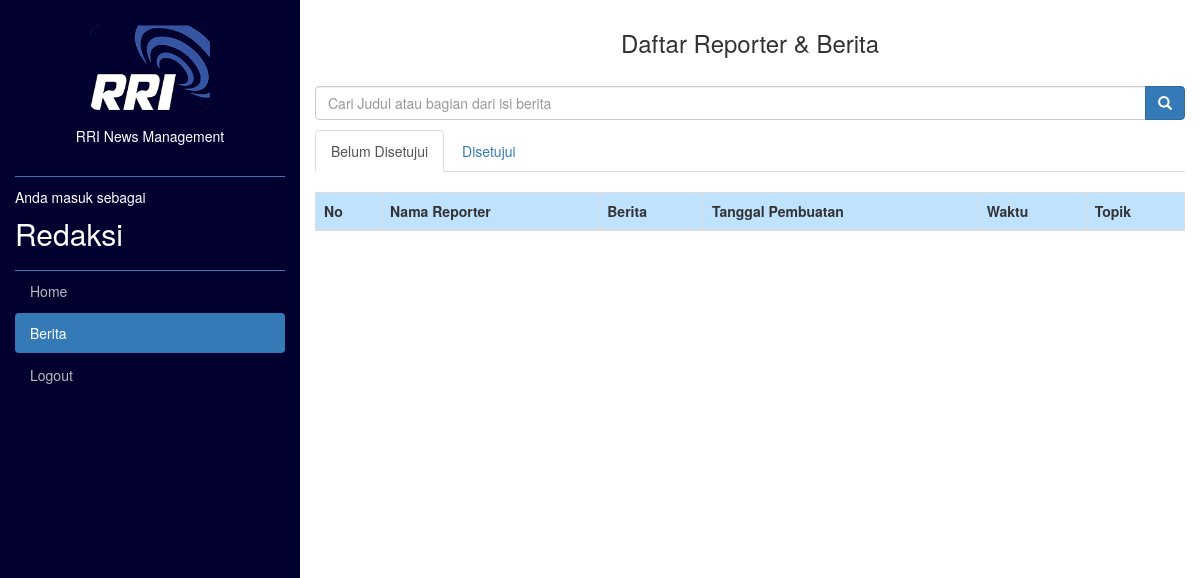
Before: /redaksi/daftar-berita with the older database file.
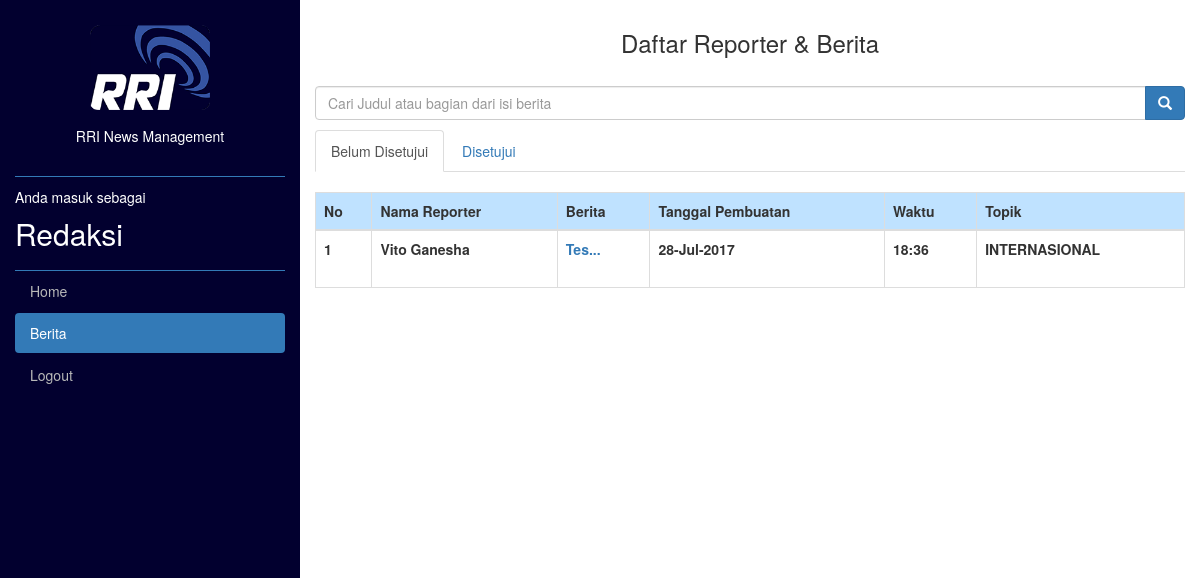
After: the same page with the newer database file.
### tables this page shows
CREATE TABLE IF NOT EXISTS `berita` (
  `ID_BERITA` int(11) NOT NULL AUTO_INCREMENT,
  `ID_USER` varchar(100) DEFAULT NULL,
  `ID_REWARD` int(11) DEFAULT NULL,
  `ID_KATEGORI` int(11) DEFAULT NULL,
  `JUDUL` text,
  `ISI` text,
  `CONTENT` text,
  `TANGGAL_PEMBUATAN` datetime DEFAULT NULL,
  `TANGGAL_EDIT` datetime DEFAULT NULL,
  `TANGGAL_DISETUJUI` datetime DEFAULT NULL,
  `PATH_REKAMAN` text,
  `HOT_NEWS` varchar(100) DEFAULT NULL,
  `STATUS_REVISI` varchar(500) DEFAULT NULL,
  PRIMARY KEY (`ID_BERITA`),
  KEY `FK_RELATIONSHIP_1` (`ID_USER`),
  KEY `FK_RELATIONSHIP_2` (`ID_KATEGORI`),
  KEY `FK_RELATIONSHIP_3` (`ID_REWARD`)
);

CREATE TABLE IF NOT EXISTS `user` (
  `ID_USER` varchar(100) NOT NULL,
  `NAMA_USER` varchar(100) DEFAULT NULL,
  `PASSWORD` varchar(1000) DEFAULT NULL,
  `JABATAN` varchar(100) DEFAULT NULL,
  `STATUS_PEGAWAI` varchar(100) DEFAULT NULL,
  `EMAIL` varchar(1000) DEFAULT NULL,
  PRIMARY KEY (`ID_USER`)
);

CREATE TABLE IF NOT EXISTS `kategori` (
  `ID_KATEGORI` int(11) NOT NULL AUTO_INCREMENT,
  `NAMA_KATEGORI` varchar(500) DEFAULT NULL,
  `STATUS_KATEGORI` varchar(100) DEFAULT NULL,
  PRIMARY KEY (`ID_KATEGORI`)
);

### application/controllers/Redaksi.php (called while the page is built, shortened)
<?php
class Redaksi extends CI_Controller {
	function __construct(){
		$this->load->model('m_main');
	}
	public function index($page_name = 'home')
	{
		$title= str_replace("-"," ",$page_name);
		$data=array(
			'berita' => $this->m_main->getData1(),
			'berita_approved' => $this->m_main->getData1_approved(),
			'jml_berita' => $this->m_main->getData1_numrow(),
			'jml_berita_baru' => $this->m_main->getData1_baru_numrow(),
			'jml_berita_telah_direvisi' => $this->m_main->getData1_baru_numrow_telah_direvisi(),
			'jml_berita_revisi' => $this->m_main->getData1_revisi_numrow(),
			'jml_berita_approved' => $this->m_main->getData1_approved_numrow(),
			'title' => ucwords($title),
			'page_name' => $page_name
		);
		$this->load->view('default/header',$data);
		$this->load->view('pages/'.$page_name,$data);
		$this->load->view('default/footer',$data);
	}
}

### index.php (called while the page is built, shortened)
<?php
require_once BASEPATH.'core/CodeIgniter.php';

### application/models/M_main.php (called while the page is built, shortened)
<?php
class M_main extends CI_Model{
	function getData1_revisi_numrow(){
		$this -> db -> select(" TANGGAL_EDIT 'TANGGAL_EDIT', STATUS_REVISI 'STATUS_REVISI' ,SUBSTRING(b.JUDUL, 1, 30) 'JUDUL' ,u.NAMA_USER 'NAMA',b.ID_BERITA 'ID', b.ID_USER 'ID_USER', b.TANGGAL_PEMBUATAN 'TANGGAL_PEMBUATAN', b.HOT_NEWS 'REWARD', b.ID_KATEGORI 'TOPIK' ");
		$this -> db -> from('berita b');
		$this -> db -> join('user u','b.ID_USER=u.ID_USER');
		$this->db->where('b.TANGGAL_EDIT IS NOT NULL AND b.TANGGAL_DISETUJUI IS NULL',null,false);
		$this->db->order_by("b.ID_BERITA");
	   $query = $this -> db -> get();
		$num = $query->num_rows();
		return $num;
	}
	function getData1_approved_numrow(){
		$this -> db -> select(" TANGGAL_EDIT 'TANGGAL_EDIT', STATUS_REVISI 'STATUS_REVISI' ,SUBSTRING(b.JUDUL, 1, 30) 'JUDUL' ,u.NAMA_USER 'NAMA',b.ID_BERITA 'ID', b.ID_USER 'ID_USER', b.TANGGAL_PEMBUATAN 'TANGGAL_PEMBUATAN', b.HOT_NEWS 'REWARD', b.ID_KATEGORI 'TOPIK' ");
		$this -> db -> from('berita b');
		$this -> db -> join('user u','b.ID_USER=u.ID_USER');
		$this->db->where('b.TANGGAL_DISETUJUI IS NOT NULL',null,false);
		$this->db->order_by("b.ID_BERITA");
	   $query = $this -> db -> get();
		$num = $query->num_rows();
		return $num;
	}
	function getData1_baru_numrow_telah_direvisi(){
		$this -> db -> select(" b.TANGGAL_EDIT 'TANGGAL_EDIT', b.STATUS_REVISI 'STATUS_REVISI' ,SUBSTRING(b.JUDUL, 1, 30) 'JUDUL' ,u.NAMA_USER 'NAMA',b.ID_BERITA 'ID', b.ID_USER 'ID_USER', b.TANGGAL_PEMBUATAN 'TANGGAL_PEMBUATAN', b.HOT_NEWS 'REWARD', b.ID_KATEGORI 'TOPIK' ");
		$this -> db -> from('berita b');
		$this -> db -> join('user u','b.ID_USER=u.ID_USER');
		$this->db->where("b.STATUS_REVISI = 'DIEDIT OLEH REPORTER' ", NULL);
		$this->db->order_by("b.ID_BERITA");
	   $query = $this -> db -> get();
	   $num = $query->num_rows();
		return $num;
	}
	function getData1_baru_numrow(){
		$this -> db -> select(" b.TANGGAL_EDIT 'TANGGAL_EDIT', b.STATUS_REVISI 'STATUS_REVISI' ,SUBSTRING(b.JUDUL, 1, 30) 'JUDUL' ,u.NAMA_USER 'NAMA',b.ID_BERITA 'ID', b.ID_USER 'ID_USER', b.TANGGAL_PEMBUATAN 'TANGGAL_PEMBUATAN', b.HOT_NEWS 'REWARD', b.ID_KATEGORI 'TOPIK' ");
		$this -> db -> from('berita b');
		$this -> db -> join('user u','b.ID_USER=u.ID_USER');
		$this->db->where("b.TANGGAL_EDIT is null and b.STATUS_REVISI is null", NULL);
		$this->db->order_by("b.ID_BERITA");
	   $query = $this -> db -> get();
	   $num = $query->num_rows();
		return $num;
	}
	function getData1_numrow(){
		$this -> db -> select(" b.TANGGAL_EDIT 'TANGGAL_EDIT', b.STATUS_REVISI 'STATUS_REVISI' ,SUBSTRING(b.JUDUL, 1, 30) 'JUDUL' ,u.NAMA_USER 'NAMA',b.ID_BERITA 'ID', b.ID_USER 'ID_USER', b.TANGGAL_PEMBUATAN 'TANGGAL_PEMBUATAN', b.HOT_NEWS 'REWARD', b.ID_KATEGORI 'TOPIK' ");
		$this -> db -> from('berita b');
		$this -> db -> join('user u','b.ID_USER=u.ID_USER');
		$this->db->where(array('b.TANGGAL_DISETUJUI' => NULL));
		$this->db->order_by("b.ID_BERITA");
	   $query = $this -> db -> get();
	   $num = $query->num_rows();
		return $num;
	}
	function getData1_approved(){
		$this -> db -> select("k.NAMA_KATEGORI 'NAMA_KATEGORI' , b.TANGGAL_EDIT 'TANGGAL_EDIT', b.STATUS_REVISI 'STATUS_REVISI' ,SUBSTRING(b.JUDUL, 1, 30) 'JUDUL' ,u.NAMA_USER 'NAMA',b.ID_BERITA 'ID', b.ID_USER 'ID_USER', b.TANGGAL_PEMBUATAN 'TANGGAL_PEMBUATAN', b.HOT_NEWS 'REWARD', b.ID_KATEGORI 'TOPIK' ");
		$this -> db -> from('berita b');
		$this -> db -> join('user u','b.ID_USER=u.ID_USER');
		$this -> db -> join('kategori k','k.ID_KATEGORI=b.ID_KATEGORI');
		$this->db->where('b.TANGGAL_DISETUJUI IS NOT NULL',null,false);
		$this->db->order_by("b.ID_BERITA");
	   $query = $this -> db -> get();
		return $query->result();
	}
	function getData1(){
		$this -> db -> select("k.NAMA_KATEGORI 'NAMA_KATEGORI' , b.TANGGAL_EDIT 'TANGGAL_EDIT', b.STATUS_REVISI 'STATUS_REVISI' ,SUBSTRING(b.JUDUL, 1, 30) 'JUDUL' ,u.NAMA_USER 'NAMA',b.ID_BERITA 'ID', b.ID_USER 'ID_USER', b.TANGGAL_PEMBUATAN 'TANGGAL_PEMBUATAN', b.HOT_NEWS 'REWARD', b.ID_KATEGORI 'TOPIK' ");
		$this -> db -> from('berita b');
		$this -> db -> join('user u','b.ID_USER=u.ID_USER');
		$this -> db -> join('kategori k','k.ID_KATEGORI=b.ID_KATEGORI');
		$this->db->where(array('b.TANGGAL_DISETUJUI' => NULL));
		$this->db->order_by("b.ID_BERITA");
	   $query = $this -> db -> get();
		return $query->result();
	}
}

### application/views/pages/daftar-berita.php (the view, shortened to what this page needs)
<div class="container-fluid">
  <div class="row content">
    <div class="col-sm-3 sidenav hidden-xs font_menu">
      <div class="profile_picture_container"><img class="profile_picture" src="<?php echo base_url('assets/img/Logo_RRI.png')?>">
        <span class="menu_item">RRI News Management</span>
      </div>
      <span class="menu_item" style="border-bottom: 1px solid #337ab7;"><a><?php echo $_SESSION['sess_username'] ?></a></span>
      <span class="menu_item">Anda masuk sebagai</span>
      <h2>Redaksi</h2>
      <ul class="nav nav-pills nav-stacked kustom_sidebar">
        <li><a href="home">Home</a></li>
        <li class="active"><a>Berita</a></li>
        <li><a href="<?php echo site_url('logout') ?>">Logout</a></li>
      </ul>
      <br>
    </div>
    <div class="col-sm-9 konten">
      <div class="row">
        <div class="col-sm-12">
          <div class="text-center" style="padding:10px 0 20px 0">
            <h3>Daftar Reporter &amp; Berita</h3>
          </div>
          <form method="post" action="<?php echo site_url('redaksi/search') ?>">
            <div class="input-group" style="margin-bottom:10px">
              <input name="keyword" type="text" class="form-control" placeholder="Cari Judul atau bagian dari isi berita">
              <div class="input-group-btn">
                <button class="btn btn-primary" type="submit">
                  <i class="glyphicon glyphicon-search"></i>
                </button>
              </div>
            </div>
          </form>
          <ul class="nav nav-tabs">
            <li class="active"><a href="#" onclick="return false;">Belum Disetujui</a></li>
            <li><a href="<?php echo site_url('redaksi/daftar-berita-approved') ?>">Disetujui </a></li>
          </ul>
          <br>
          <div class="table-responsive">
            <table class="table table-bordered">
              <thead>
                <tr style="background-color:#bfe2ff">
                  <th>No</th>
                  <th>Nama Reporter</th>
                  <th>Berita</th>
                  <th>Tanggal Pembuatan</th>
                  <th>Waktu</th>
                  <th>Topik</th>
                </tr>
              </thead>
              <tbody class="isi_tabel">
                <?php $start=1; foreach ($berita as $data_berita) { ?>
                  <?php $sts=$data_berita->TANGGAL_EDIT; $revisi=$data_berita->STATUS_REVISI; if($sts!=null){echo "<tr style='background-color: #f4f4f4;' >";}else{ echo "<tr style='font-weight:bold'>";} ?>
                    <td><?php echo $start++ ?></td>
                    <td><?php echo $data_berita->NAMA ?></td>
                    <td><a style="float:left; width:100%;" href="editor/<?php echo $data_berita->ID ?>"><?php echo $data_berita->JUDUL ?>...</a><div style="float:left"><span style="padding-left: 7px;"></span></div></td>
                    <td><?php echo date('d-M-Y', strtotime($data_berita->TANGGAL_PEMBUATAN)) ?></td>
                    <td><?php echo date('H:i', strtotime($data_berita->TANGGAL_PEMBUATAN)) ?></td>
                    <td><?php echo $data_berita->NAMA_KATEGORI ?></td>
                  </tr>
                <?php } ?>
              </tbody>
            </table>
          </div>
      </div>
    </div>
  </div>
</div>

### application/views/default/header.php (shortened to what this page needs)
<!DOCTYPE html>
<html lang="id">
<head>
  <link rel="stylesheet" href="<?php echo base_url('assets/css/bootstrap.min.css') ?>">
  <link rel="stylesheet" href="<?php echo base_url('assets/css/static.css') ?>">
  <link rel="stylesheet" href="<?php echo base_url('assets/css/jquery.datetimepicker.css')?>">
  <link rel="stylesheet" href="<?php echo base_url('assets/css/jquery-ui.css')?>">
</head>
<body>

### application/views/default/footer.php (shortened to what this page needs)
</body>
</html>

### assets/css/static.css (style rules this page uses)
.font_menu>h2 { color:#fff; }
.font_menu>ul>li>a { color:#b9b9b9; }
.profile_picture_container { width:100%; text-align: center; padding: 20px 10px; }
.profile_picture { width: 150px; text-align: center; }
.menu_item { padding: 10px 0; width: 100%; float: left; color: #fff; }
.sidenav { position: fixed; overflow-y: auto; }
.konten { margin-left: 0; }
.kustom_sidebar { border-top: 1px solid #337ab7; }
@media (min-width: 768px) { .konten { margin-left: 25% !important; } }

### application/views/default/header.php (style rules this page uses)
body { background-color: #ffffff; }
.row.content { height: 550px }
.sidenav { background-color: #02002f; height: 100%; }

Changed rows visible on the page:
added berita: ID_USER.NAMA_USER "Vito Ganesha", JUDUL "Tes", TANGGAL_PEMBUATAN "28-Jul-2017", TANGGAL_PEMBUATAN "18:36", ID_KATEGORI.NAMA_KATEGORI "INTERNASIONAL"
